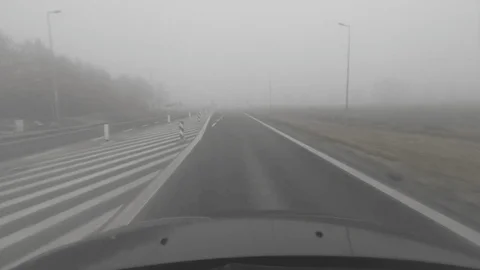
#> input picture My_Test/1 (1).png, 480 x 270 px; its folder holds only this picture in this run
$ python texture_segmentation.py   (older library calls are emulated)
#> lines starting #> are read from the running program, lines starting #| are printed output that depends on the picture
# Part 1.6 - Texture segmentation with Gabor filters + K-Means
#
# Steps:
#   1. Build a Gabor filter bank (4 orientations x 3 wavelengths = 12 filters)
#   2. For each pixel, compute |response| of all 12 filters and smooth them
#   3. (Color version) add Lab a,b channels as extra features
#   4. K-Means with k=4
#   5. Color the output by cluster

import os, glob, cv2, numpy as np

INPUT_DIR = "/Users/jenilkathrotiya/Downloads/rgb_anon_trainvaltest/rgb_anon"
PER_WEATHER = 1
K = 4  # number of clusters

GRAY_OUT = os.path.join(os.path.dirname(__file__), "Grayscale_Texture_Images")
COLOR_OUT = os.path.join(os.path.dirname(__file__), "Color_Texture_Images")
os.makedirs(GRAY_OUT, exist_ok=True)
os.makedirs(COLOR_OUT, exist_ok=True)

THETAS = [0.0, np.pi / 4, np.pi / 2, 3 * np.pi / 4]
LAMBDAS = [6.0, 12.0, 24.0]
KSIZE = 21

# 8-color palette so cluster colors are easy to tell apart
PALETTE = np.array([
    [220,  20,  60], [ 30, 144, 255], [ 50, 205,  50], [255, 165,   0],
    [148,   0, 211], [  0, 206, 209], [255, 215,   0], [105, 105, 105],
], dtype=np.uint8)


def gabor_features(gray):
    feats = []
    g = gray.astype(np.float32) / 255
    for theta in THETAS:
        for lam in LAMBDAS:
            kern = cv2.getGaborKernel((KSIZE, KSIZE), 4.0, theta, lam, 0.5, 0,
                                      ktype=cv2.CV_32F)
            r = np.abs(cv2.filter2D(g, cv2.CV_32F, kern))
            r = cv2.GaussianBlur(r, (0, 0), sigmaX=lam / 2)
            feats.append(r)
    return np.stack(feats, axis=-1)  # H x W x 12


def kmeans_segment(feats):
    h, w, c = feats.shape
    flat = feats.reshape(-1, c).astype(np.float32)
    # z-score
    flat = (flat - flat.mean(0, keepdims=True)) / (flat.std(0, keepdims=True) + 1e-6)
    crit = (cv2.TERM_CRITERIA_EPS + cv2.TERM_CRITERIA_MAX_ITER, 30, 0.5)
    _, labels, _ = cv2.kmeans(flat, K, None, crit, attempts=3,
                              flags=cv2.KMEANS_PP_CENTERS)
    return labels.reshape(h, w)


def colorize(labels):
    return PALETTE[labels % len(PALETTE)]


def find_images():
    images = []
    for cond in ["fog", "night", "rain", "snow"]:
        files = sorted(glob.glob(f"{INPUT_DIR}/{cond}/train/*/*_rgb_anon.png"))
        for f in files[:PER_WEATHER]:
            images.append((f, cond))
    if images:
        return images
    my_test = os.path.join(os.path.dirname(__file__), "..", "..", "..", "My_Test")
    return [(f, "test") for f in sorted(glob.glob(os.path.join(my_test, "*.png")))]


images = find_images()
print(f"Processing {len(images)} images")

for path, cond in images:
    name = cond + "__" + os.path.splitext(os.path.basename(path))[0]
    bgr = cv2.imread(path)
#> bgr is the input picture: shape (270, 480, 3); mean B, G, R 136, 137, 137.2
    gray = cv2.cvtColor(bgr, cv2.COLOR_BGR2GRAY)

    # grayscale-only segmentation
    gab = gabor_features(gray)
#> after the loop in gabor_features, `for theta in THETAS:`: feats = 12 items
    labels_g = kmeans_segment(gab)
#> in kmeans_segment, `return labels.reshape(h, w)`:
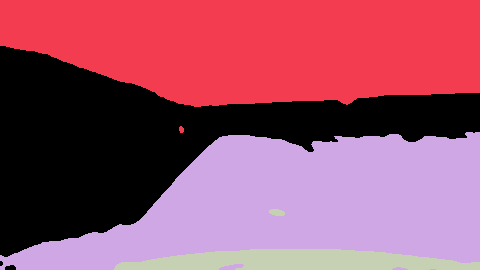
#> returned value: shape (270, 480) int32; 4 distinct labels, from 0 to 3; one colour per label, 0 black
    seg_g = colorize(labels_g)
#> in colorize, `return PALETTE[labels % len(PALETTE)]`:
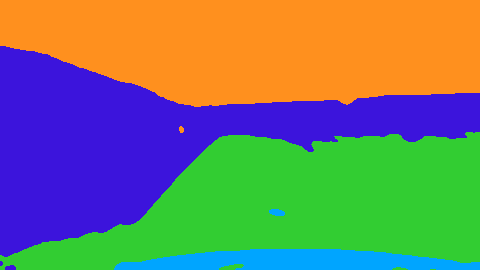
#> returned value: shape (270, 480, 3); mean of channels 0, 1, 2 105.9, 125, 118.6; drawn as B, G, R
    side_g = np.hstack([cv2.cvtColor(gray, cv2.COLOR_GRAY2BGR),
                        cv2.cvtColor(seg_g, cv2.COLOR_RGB2BGR)])
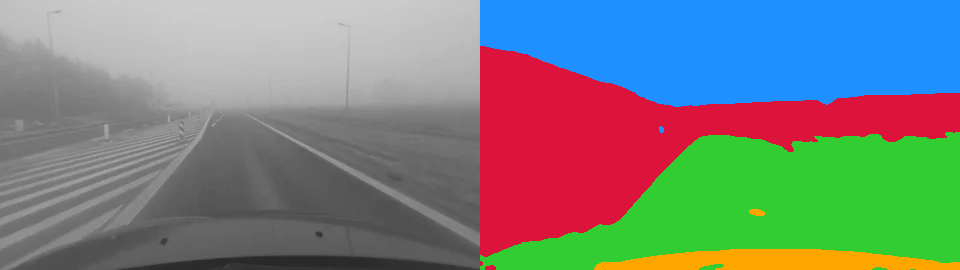
#> side_g: shape (270, 960, 3); mean of channels 0, 1, 2 127.8, 131, 121.4; drawn as B, G, R
    cv2.imwrite(f"{GRAY_OUT}/{name}__seg_k{K}.png", side_g)

    # color version: add Lab a,b channels
    lab = cv2.cvtColor(bgr, cv2.COLOR_BGR2LAB).astype(np.float32)
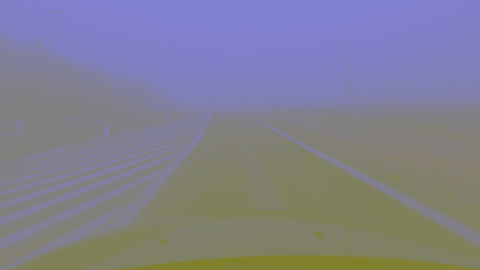
#> lab: shape (270, 480, 3) float32; mean B, G, R 144.5, 127.9, 128.5
    ab = lab[..., 1:] / 255  # H x W x 2
    ab = np.stack([cv2.GaussianBlur(ab[..., i], (0, 0), sigmaX=4) for i in range(2)],
                  axis=-1)
    feats_color = np.concatenate([gab, ab], axis=-1)
    labels_c = kmeans_segment(feats_color)
#> in kmeans_segment (call 2), `return labels.reshape(h, w)`:
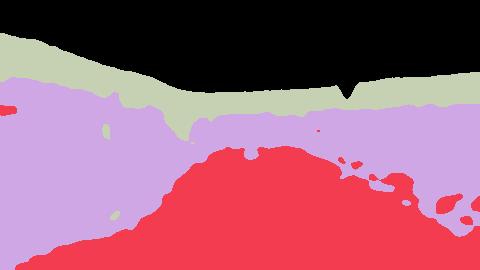
#> returned value: shape (270, 480) int32; 4 distinct labels, from 0 to 3; one colour per label, 0 black
    seg_c = colorize(labels_c)
#> in colorize (call 2), `return PALETTE[labels % len(PALETTE)]`:
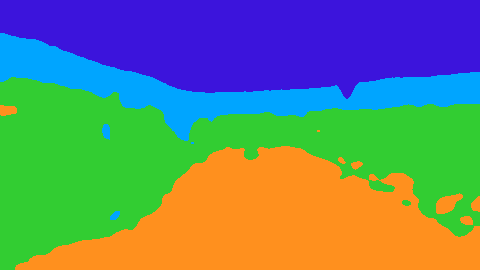
#> returned value: shape (270, 480, 3); mean of channels 0, 1, 2 115.3, 132.5, 102.3; drawn as B, G, R
    side_c = np.hstack([bgr, cv2.cvtColor(seg_c, cv2.COLOR_RGB2BGR)])
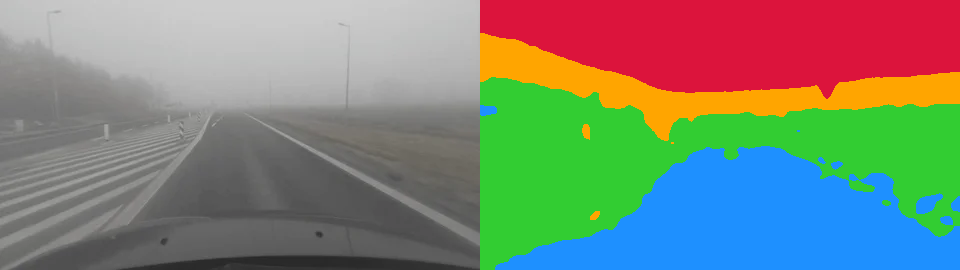
#> side_c: shape (270, 960, 3); mean B, G, R 119.2, 134.8, 126.2
    cv2.imwrite(f"{COLOR_OUT}/{name}__seg_k{K}.png", side_c)

    print(f"  done: {os.path.basename(path)}")

print(f"\nSaved grayscale to {GRAY_OUT}")
print(f"Saved color to {COLOR_OUT}")
